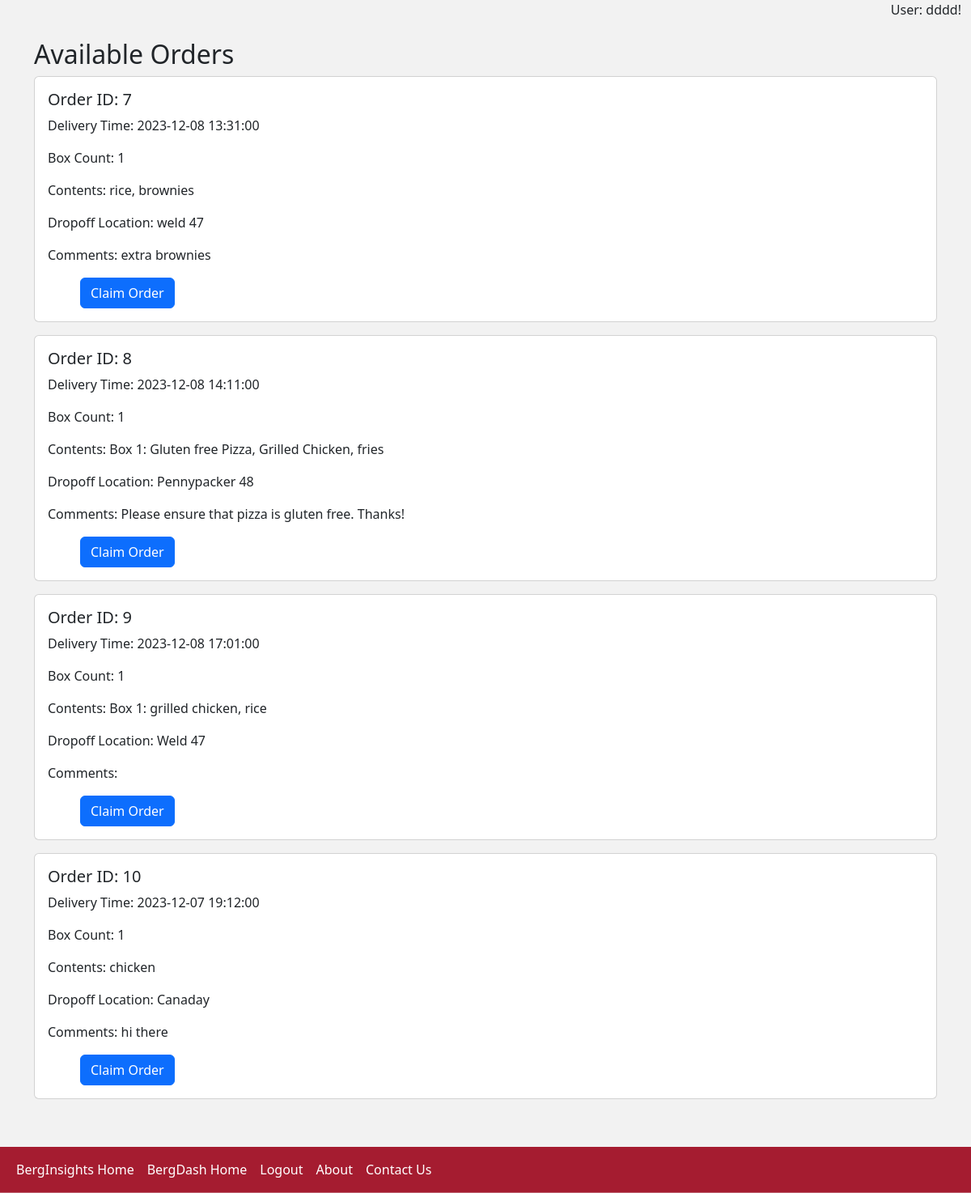
Screenshot of /deliver (signed in) with the database file from the repository.
### tables this page shows
CREATE TABLE orders (
    id INTEGER PRIMARY KEY AUTOINCREMENT,
    customer_id INTEGER,
    order_datetime TIMESTAMP DEFAULT CURRENT_TIMESTAMP,
    delivery_datetime TIMESTAMP,
    box_count INTEGER,
    box_contents TEXT,
    dropoff_location TEXT,
    additional_comments TEXT,
    venmo_username TEXT, deliverer_id INTEGER, order_price REAL,
    FOREIGN KEY (customer_id) REFERENCES users(id)
);

### app.py (the view)
@app.route("/deliver")
@login_required
def deliverer():
    conn = get_users_db_connection()
    cur = conn.cursor()
    try:
        orders = cur.execute(
            "SELECT * FROM orders WHERE deliverer_id IS NULL"
        ).fetchall()
    except Exception as e:
        print("SQLite error:", e)
        flash("An error occurred while retrieving orders.", "warning")
        return redirect(url_for("index1"))
    finally:
        cur.close()
        conn.close()
    return render_template("deliverer.html", orders=orders)

### app.py (called while the page is built)
def get_users_db_connection():
    conn = sqlite3.connect("users.db")
    conn.row_factory = sqlite3.Row  # Enables column access by name: row['column_name']
    return conn

def login_required(f):
    @wraps(f)
    def decorated_function(*args, **kwargs):
        if "user_id" not in session:
            flash("You need to be logged in to access this page.", "warning")
            return redirect(url_for("login"))
        return f(*args, **kwargs)
    return decorated_function

@app.after_request
def after_request(response):
    response.headers["Cache-Control"] = "no-cache, no-store, must-revalidate"
    response.headers["Expires"] = 0
    response.headers["Pragma"] = "no-cache"
    return response

@app.context_processor
def inject_username():
    return dict(username=session.get("username", "Guest"))

### templates/deliverer.html (shortened to what this page needs)
{% extends "base.html" %}
{% block content %}
    <div class="container mt-4">
        <h2>Available Orders</h2>
        {% if orders %}
            <div id="orders-container">
                {% for order in orders %}
                    <div class="card mb-3">
                        <div class="card-body">
                            <h5 class="card-title">Order ID: {{ order.id }}</h5>
                            <p class="card-text">Delivery Time: {{ order.delivery_datetime }}</p>
                            <p class="card-text">Box Count: {{ order.box_count }}</p>
                            <p class="card-text">Contents: {{ order.box_contents }}</p>
                            <p class="card-text">Dropoff Location: {{ order.dropoff_location }}</p>
                            <p class="card-text">Comments: {{ order.additional_comments }}</p>
                            <form action="{{ url_for('claim_order', order_id=order.id) }}" method="post">
                                <button type="submit" class="btn btn-primary">Claim Order</button>
                            </form>
                        </div>
                    </div>
                {% endfor %}
            </div>
        {% else %}
            <p>No available orders at the moment.</p>
        {% endif %}
    </div>
{% endblock %}

### static/styles.css (style rules this page uses)
form { padding-left: 40px; text-align: left; }
html { background-color: #F2F2F2 }
body { background-color: #F2F2F2 }

### rows the page displays
orders: id "7", delivery_datetime "2023-12-08 13:31:00", box_count "1", box_contents "rice, brownies", dropoff_location "weld 47", additional_comments "extra brownies"
orders: id "8", delivery_datetime "2023-12-08 14:11:00", box_count "1", box_contents "Box 1: Gluten free Pizza, Grilled Chicken, fries", dropoff_location "Pennypacker 48", additional_comments "Please ensure that pizza is gluten free. Thanks!"
orders: id "9", delivery_datetime "2023-12-08 17:01:00", box_count "1", box_contents "Box 1: grilled chicken, rice", dropoff_location "Weld 47"
orders: id "10", delivery_datetime "2023-12-07 19:12:00", box_count "1", box_contents "chicken", dropoff_location "Canaday", additional_comments "hi there"

### other values shown
{{ username }} "dddd"
